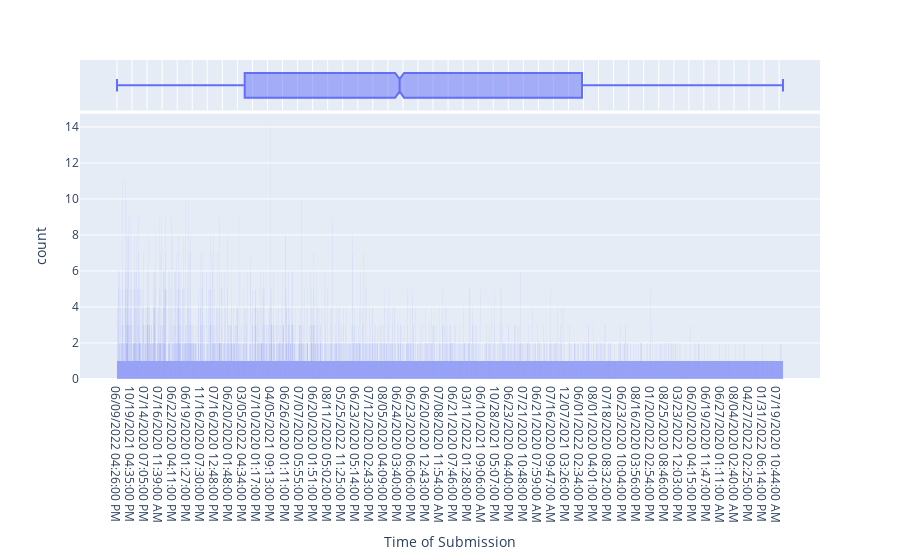

Notebook code for this chart:
### Code cell
# plot range of open restaurant application submissions 
fig = px.histogram(openRest, x="Time of Submission",marginal="box")
fig.show()

### Figure 1 — Plotly figure (JSON) as saved in the notebook; plotly's stock layout.template omitted (floating-point values rounded to 4 significant figures; data arrays with more than 128 entries replaced by an {"elided": "..."} marker saying what was removed)
{"data": [{"alignmentgroup": "True", "bingroup": "x", "hovertemplate": "Time of Submission=%{x}<br>count=%{y}<extra></extra>", "legendgroup": "", "marker": {"color": "#636efa", "pattern": {"shape": ""}}, "name": "", "offsetgroup": "", "orientation": "v", "showlegend": false, "type": "histogram", "x": {"elided": "14107 str values"}, "xaxis": "x", "yaxis": "y"}, {"alignmentgroup": "True", "hovertemplate": "Time of Submission=%{x}<extra></extra>", "legendgroup": "", "marker": {"color": "#636efa"}, "name": "", "notched": true, "offsetgroup": "", "showlegend": false, "type": "box", "x": {"elided": "14107 str values"}, "xaxis": "x2", "yaxis": "y2"}], "layout": {"barmode": "relative", "legend": {"tracegroupgap": 0}, "margin": {"t": 60}, "xaxis": {"anchor": "y", "domain": [0, 1], "title": {"text": "Time of Submission"}}, "xaxis2": {"anchor": "y2", "domain": [0, 1], "matches": "x", "showgrid": true, "showticklabels": false}, "yaxis": {"anchor": "x", "domain": [0, 0.8316], "title": {"text": "count"}}, "yaxis2": {"anchor": "x2", "domain": [0.8416, 1], "matches": "y2", "showgrid": false, "showline": false, "showticklabels": false, "ticks": ""}}}
